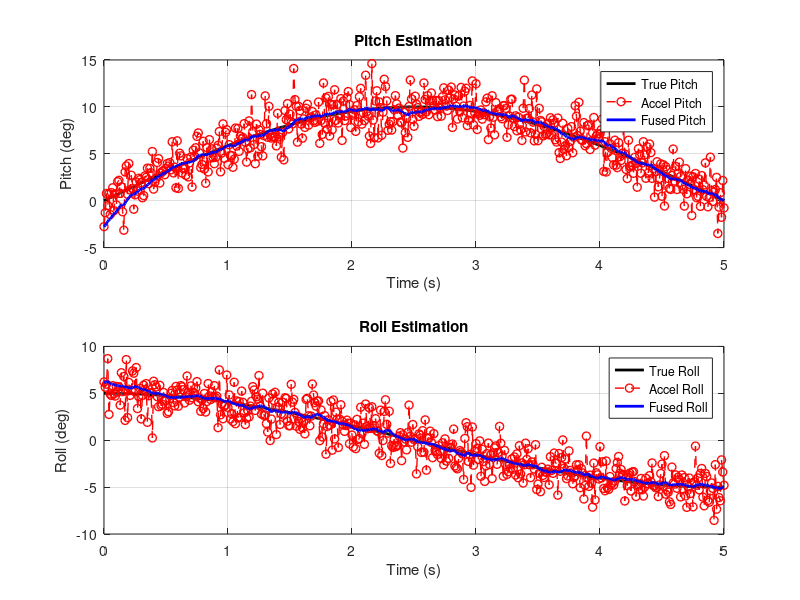

Reproduce this figure in MATLAB.
% Simple Sensor Fusion Simulation for Pitch and Roll

% Simulation time (seconds)
dt = 0.01;  % time step (100 Hz)
T = 5;     % total simulation time
time = 0:dt:T;

% True angles (simulate some motion)
true_pitch = 10 * sin(2*pi*0.1*time);  % pitch changes slowly between -10 to 10 degrees
true_roll = 5 * cos(2*pi*0.1*time);    % roll changes slowly between -5 to 5 degrees

% Simulate accelerometer reading from pitch and roll (gravity projection)
accel_x = -sin(deg2rad(true_pitch));
accel_y = sin(deg2rad(true_roll)) .* cos(deg2rad(true_pitch));
accel_z = cos(deg2rad(true_roll)) .* cos(deg2rad(true_pitch));

% Calculate pitch and roll from accel (using atan2 formulas)
pitch_acc = atan2(-accel_x, sqrt(accel_y.^2 + accel_z.^2)) * (180/pi);
roll_acc = atan2(accel_y, accel_z) * (180/pi);

% Add small noise to accel pitch and roll (simulate real-world imperfection)
pitch_acc = pitch_acc + randn(size(time))*1.5;   % ±1.5 degree noise
roll_acc  = roll_acc  + randn(size(time))*1.5;

% Simulate gyro angular velocity by differentiating true angles + some noise
gyro_pitch_rate = [0, diff(true_pitch)/dt] + randn(size(time))*0.1; % deg/s
gyro_roll_rate = [0, diff(true_roll)/dt] + randn(size(time))*0.1;   % deg/s

% Initialize fused angle estimates
pitch_fused = zeros(size(time));
roll_fused = zeros(size(time));

% Complementary filter constants
alpha = 0.95;

% Initial angles from accelerometer
pitch_fused(1) = pitch_acc(1);
roll_fused(1) = roll_acc(1);

% Apply complementary filter
for i = 2:length(time)
    % Integrate gyro rates to get angle
    pitch_gyro = pitch_fused(i-1) + gyro_pitch_rate(i)*dt;
    roll_gyro = roll_fused(i-1) + gyro_roll_rate(i)*dt;
    
    % Complementary filter combining accel and gyro
    pitch_fused(i) = alpha * pitch_gyro + (1 - alpha) * pitch_acc(i);
    roll_fused(i) = alpha * roll_gyro + (1 - alpha) * roll_acc(i);
end

% Plot results
figure;

subplot(2,1,1);
plot(time, true_pitch, 'k-', 'LineWidth', 2); hold on;
plot(time, pitch_acc, 'r--o', 'LineWidth', 1);  % Red dashed with circle marker
plot(time, pitch_fused, 'b-', 'LineWidth', 2); 
legend('True Pitch', 'Accel Pitch', 'Fused Pitch', 'Location', 'best');
xlabel('Time (s)');
ylabel('Pitch (deg)');
title('Pitch Estimation');
grid on;

subplot(2,1,2);
plot(time, true_roll, 'k-', 'LineWidth', 2); hold on;
plot(time, roll_acc, 'r--o', 'LineWidth', 1);
plot(time, roll_fused, 'b-', 'LineWidth', 2);
legend('True Roll', 'Accel Roll', 'Fused Roll', 'Location', 'best');
xlabel('Time (s)');
ylabel('Roll (deg)');
title('Roll Estimation');
grid on;
